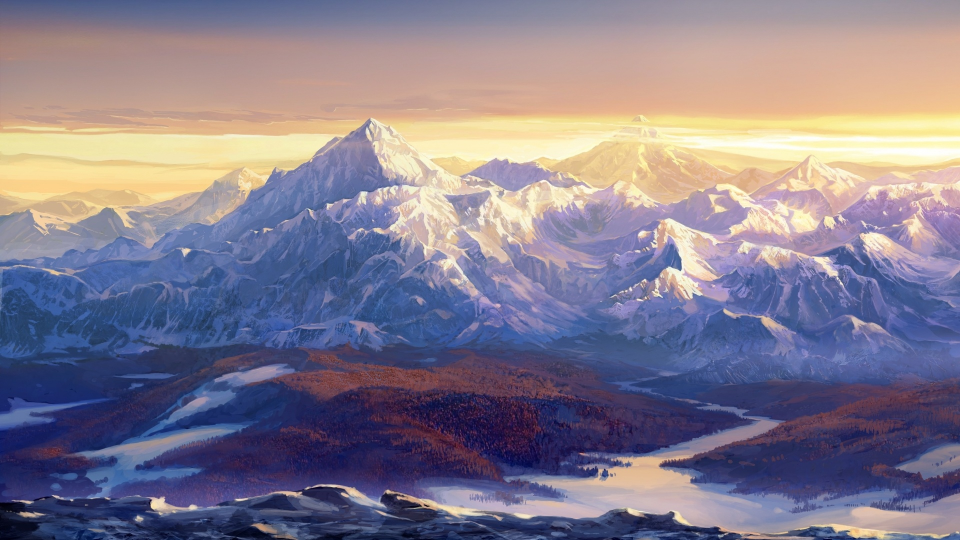
#> input picture media_files/source_images/2.jpg, 1920 x 1080 px (shown at 1/2 size)
$ python -i pil_effects.py   (imports and definitions only)   (older library calls are emulated)
#> lines starting #> are read from the running program, lines starting #| are printed output that depends on the picture
# Python imports
from time import time

# Third party imports
from PIL import Image, ImageEnhance, ImageFilter, ImageOps


PillowImage = Image.Image


# [6 lines left out: function load_image, not called in this run]


filters_available = {
    'blur': ImageFilter.BLUR,
    'contour': ImageFilter.CONTOUR,
    'detail': ImageFilter.DETAIL,
    'edge_enhance': ImageFilter.EDGE_ENHANCE,
    'edge_enhance_more': ImageFilter.EDGE_ENHANCE_MORE,
    'emboss': ImageFilter.EMBOSS,
    'find_edges': ImageFilter.FIND_EDGES,
    'smooth': ImageFilter.SMOOTH,
    'smooth_more': ImageFilter.SMOOTH_MORE,
    'sharpen': ImageFilter.SHARPEN
}


class SafeZonedImage:
    # [11 lines left out: function __init__, not called in this run]

    def size(self) -> tuple:
        return self.image.size

    # [8 lines left out: function safe_crop, not called in this run]

    def unsafe_crop(self, box) -> PillowImage:
        return self.big_square.crop(box)


# [36 lines left out: functions zoom_and_crop, common_mask, match_images_format, not called in this run]


def sharpen_saturation(image: str or PillowImage, **kwargs) -> PillowImage:
    """
    :param image: image to process on
    :param kwargs: should contain sharp_factor: int, color_factor: int
    :return:
    """
#> called with image = '../media_files/source_images/2.jpg'
    if isinstance(image, str):
        print('sharpen saturation isinstance')
        image = Image.open(image).convert('RGB')
#> image is the input picture: PIL image 1920x1080 RGB; mean R, G, B 132.3, 124.6, 142.4
    print('sharpen saturation rest ofcode')

    sharp_factor = 3 if 'sharp_factor' not in kwargs else kwargs['sharp_factor']
    color_factor = 3 if 'color_factor' not in kwargs else kwargs['color_factor']

    image = ImageEnhance.Sharpness(image).enhance(sharp_factor)
    image = ImageEnhance.Color(image).enhance(color_factor)
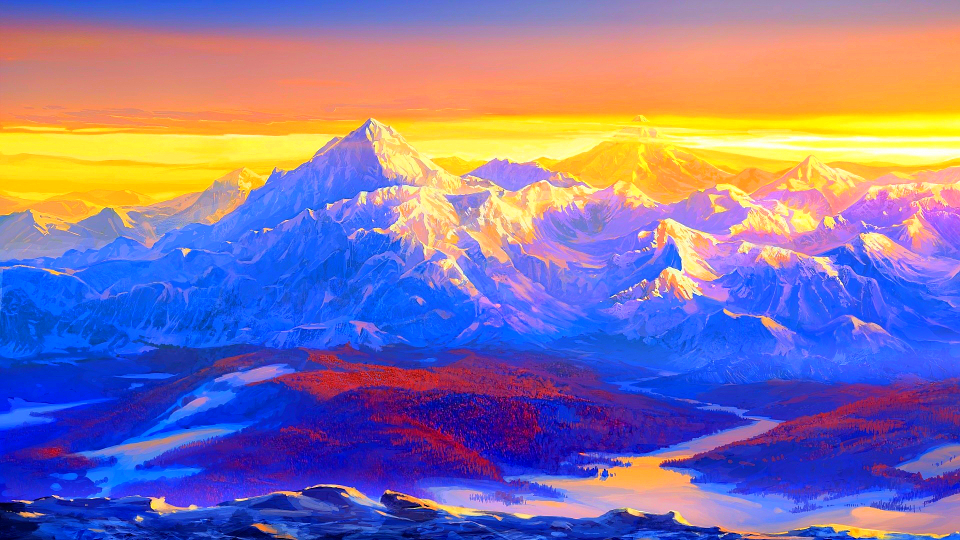
#> image: PIL image 1920x1080 RGB (shown at 1/2 size); mean R, G, B 133.1, 116, 166.4

    return image


# [66 lines left out: functions bold_contour_edges, use_image_filter, use_image_filters, stretch_image_keep_prev_size, posterize, not called in this run]


>>> result = sharpen_saturation('../media_files/source_images/2.jpg')

$ run again, on media_files/source_images/4.jpg
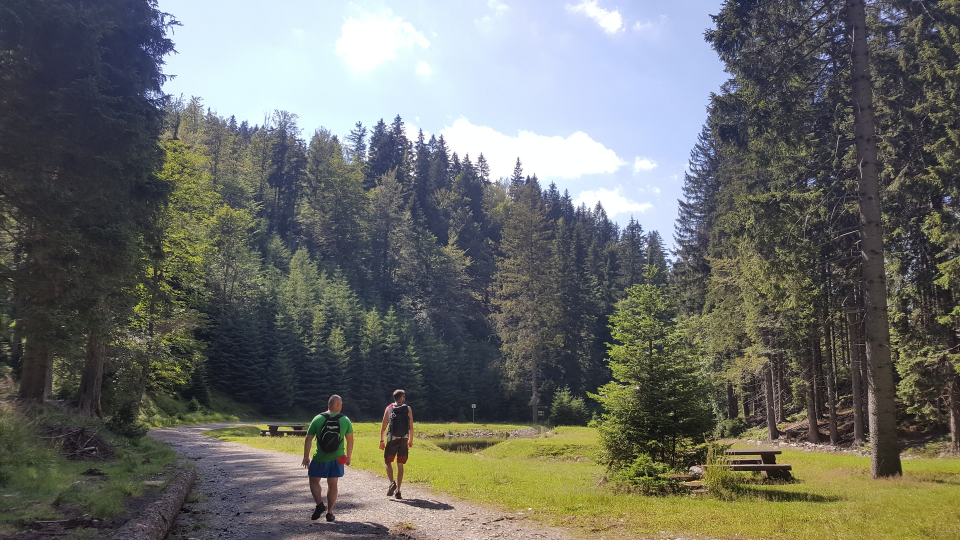
#> input picture media_files/source_images/4.jpg, 1920 x 1080 px (shown at 1/2 size)
#> in sharpen_saturation, image is the input picture: PIL image 1920x1080 RGB; mean R, G, B 106.6, 108.2, 103.1
#> in sharpen_saturation, `image = ImageEnhance.Color(image).enhance(color_factor)`:
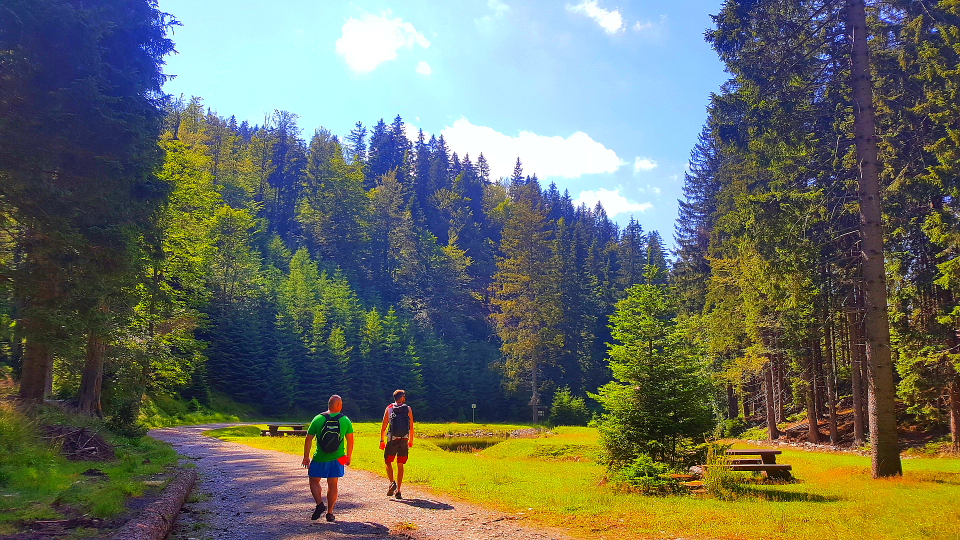
#> image: PIL image 1920x1080 RGB (shown at 1/2 size); mean R, G, B 105.3, 110.1, 97.5

$ run again, on media_files/source_images/5.jpg
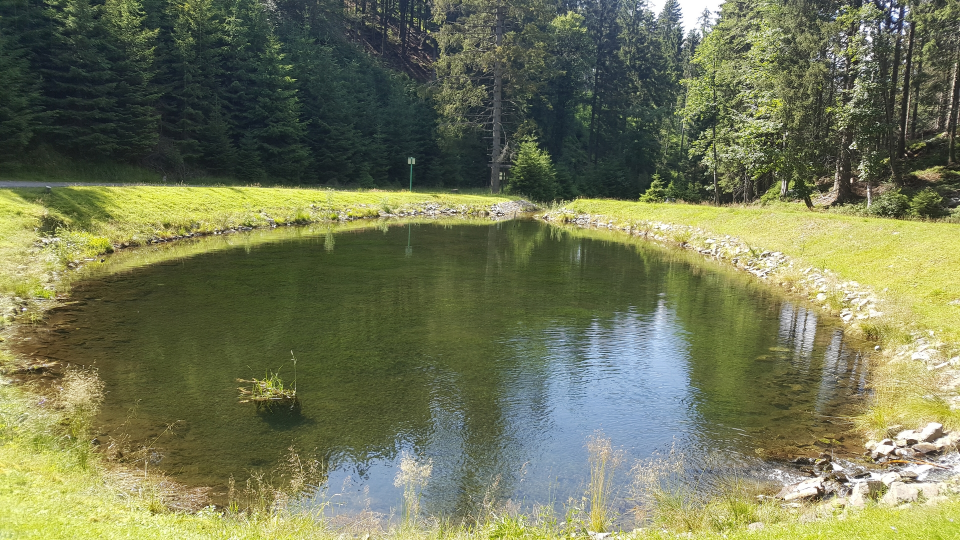
#> input picture media_files/source_images/5.jpg, 1920 x 1080 px (shown at 1/2 size)
#> in sharpen_saturation, image is the input picture: PIL image 1920x1080 RGB; mean R, G, B 113.7, 119, 86.3
#> in sharpen_saturation, `image = ImageEnhance.Color(image).enhance(color_factor)`:
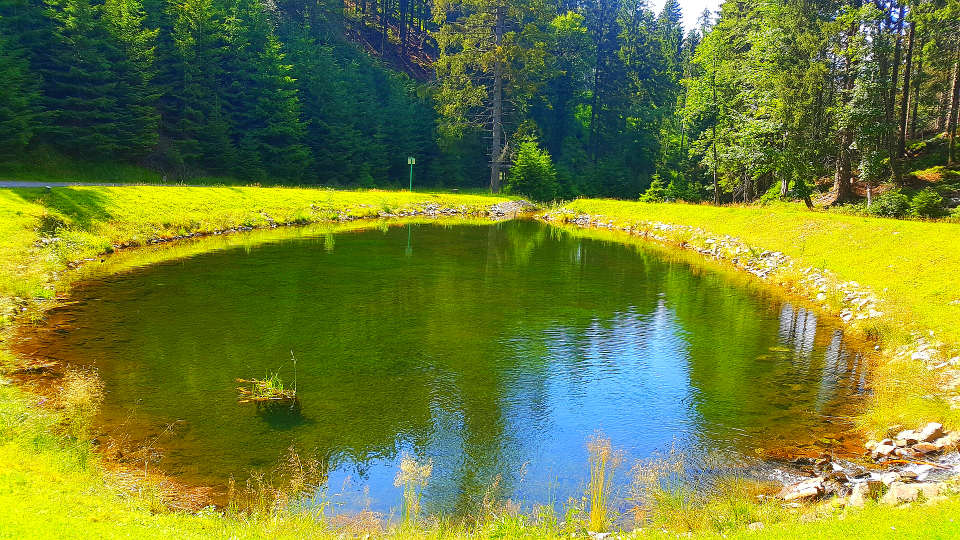
#> image: PIL image 1920x1080 RGB (shown at 1/2 size); mean R, G, B 111.5, 127, 52.6

$ run again, on media_files/source_images/6.jpg
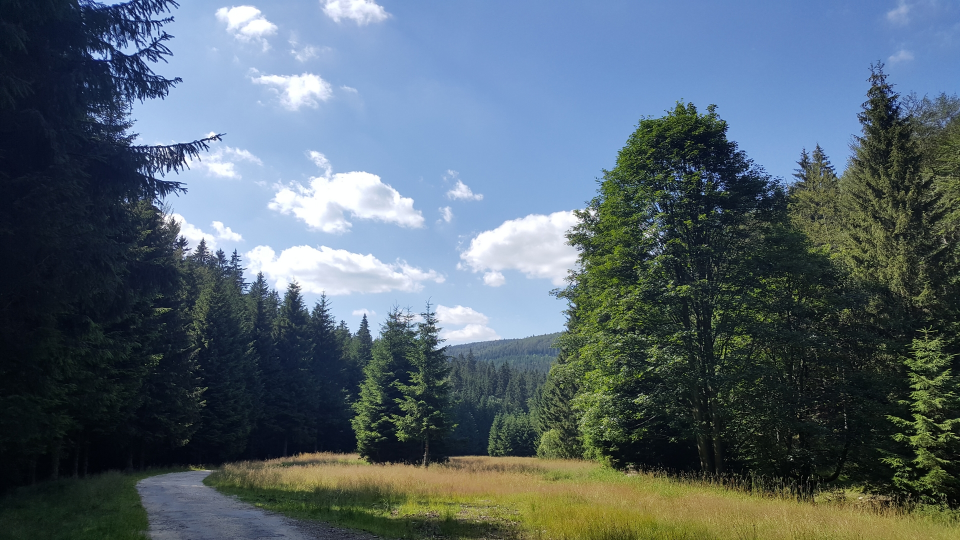
#> input picture media_files/source_images/6.jpg, 1920 x 1080 px (shown at 1/2 size)
#> in sharpen_saturation, image is the input picture: PIL image 1920x1080 RGB; mean R, G, B 85.4, 100.5, 110.4
#> in sharpen_saturation, `image = ImageEnhance.Color(image).enhance(color_factor)`:
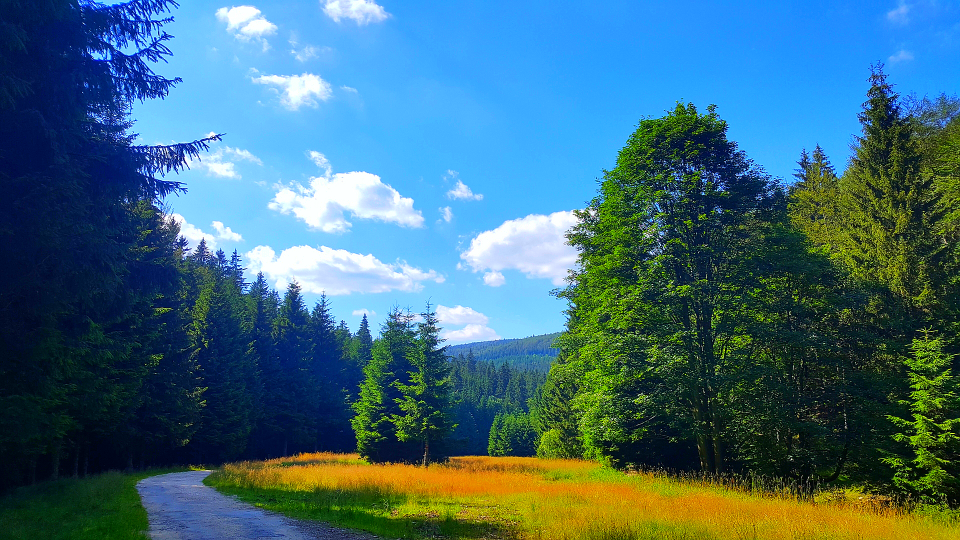
#> image: PIL image 1920x1080 RGB (shown at 1/2 size); mean R, G, B 64.4, 107.4, 123.1
